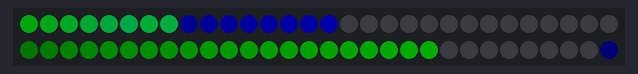
Bench run of a sketch on a simulated Arduino Uno, built with avr-gcc and run on an emulated ATmega328P. Parts: 60 RGB LEDs in strip order, left to right, continuing on the next row. Dim RGB values are drawn brighter than linear.

Above: at 0.16 s.
At 4.99 s:
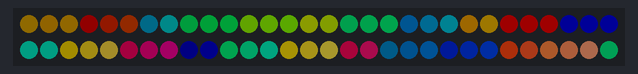
At 9.83 s:
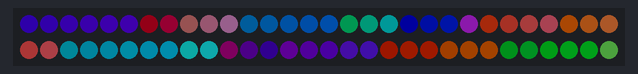
At 19.8 s:
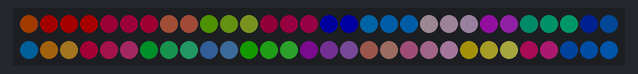
At 29.76 s:
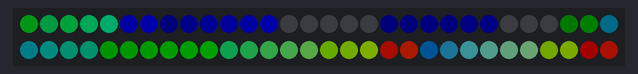
At 39.73 s:
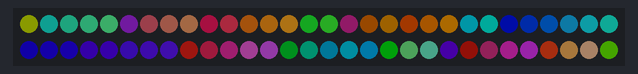

The sketch:

generativeLEDs.ino
```cpp
#include <FastLED.h>

#define LED_COUNT 60
struct CRGB leds[LED_COUNT];

#define PIN_BUTTON 10
#define PIN_IO_A   7
#define PIN_IO_B   11
#define PIN_SIGNAL 13
#define PIN_INPUT  10

byte shift1 = 12;
byte shift2 = 8;
byte shift3 = 4;
byte mask = 63;
int spread = 1000;

byte gen(int t)
{
  return t * ((t >> shift1 | t >> shift2) & mask & t >> shift3);
}

void setup()
{
  LEDS.addLeds<WS2812B, PIN_SIGNAL, GRB>(leds, LED_COUNT);
  LEDS.showColor(CRGB(0, 0, 0));
  LEDS.setBrightness(50);
  LEDS.show();
}

void loop()
{
  for (int t = 0;;t++) {

    for (int i = 0; i < 60; i++) {
      int base = t + i*3;
      byte r = gen(base);
      byte g = gen(base + spread);
      byte b = gen(base + 2* spread);
      leds[i] = CRGB(r,g,b);
    }

    LEDS.show();

    delay(10);
  }
}
```
